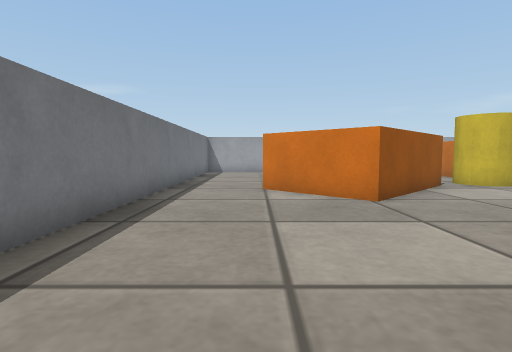
view 1 (above)

16 first-person views from a walk through a robot-simulator world made for Webots. The camera is 0.05 m above the floor, tilts 4° down and sees 80° across. The floor is counted in squares, 0.05 m on a side. Each view is taken from the middle of a square. On the plan, view 1 faces up. The plan holds only what a view shows up to about 12 squares ahead; the rest is blank. Robots are left out. Simple shapes and patterns stand in for the simulator's stock objects.

view 2
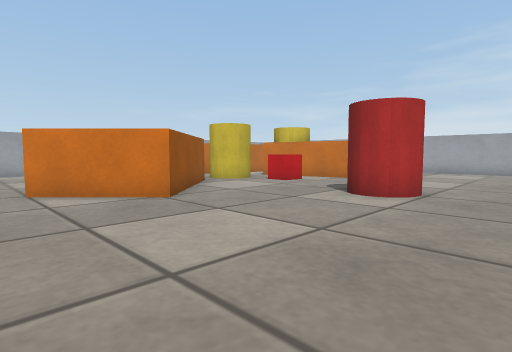

view 3
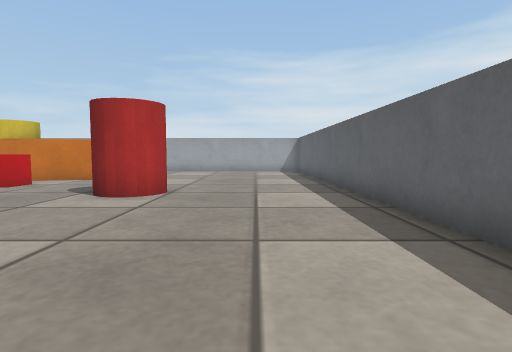

view 4
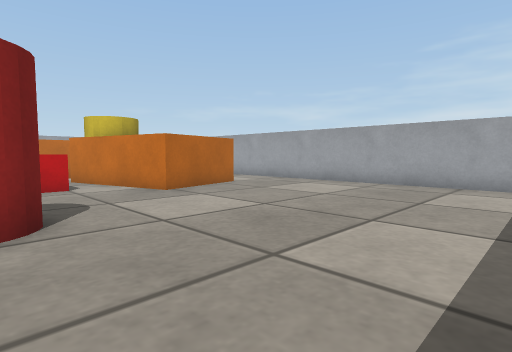

view 5
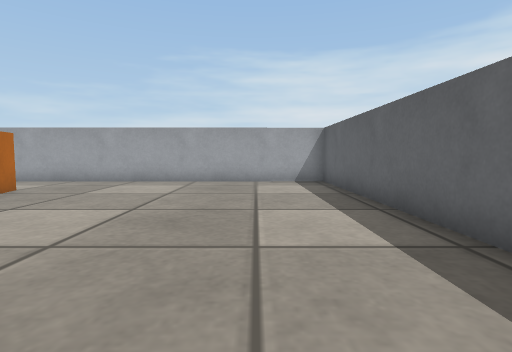

view 6
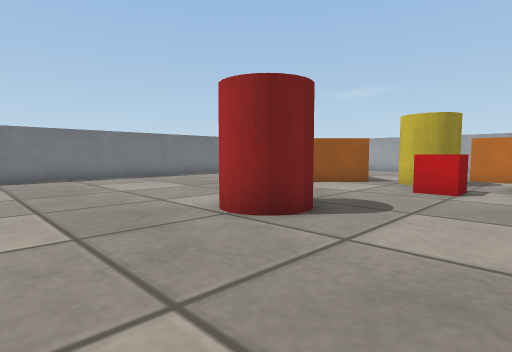

view 7
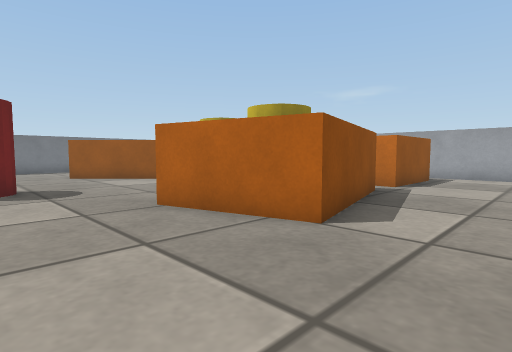

view 8
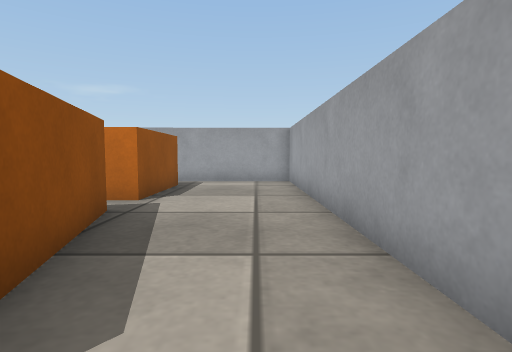

view 9
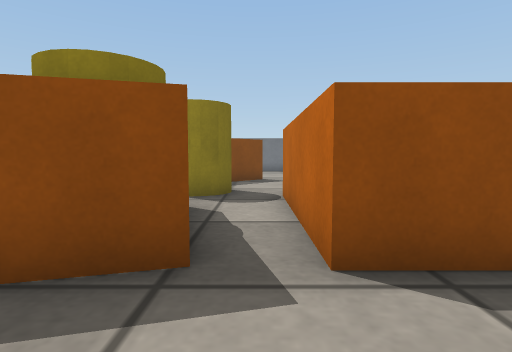

view 10
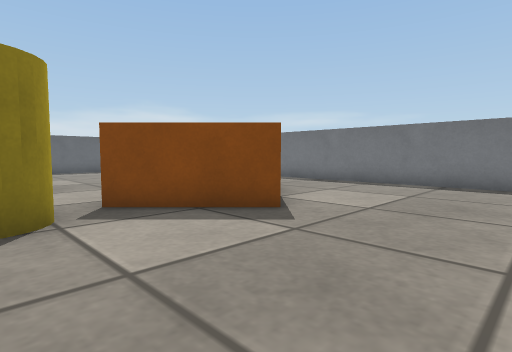

view 11
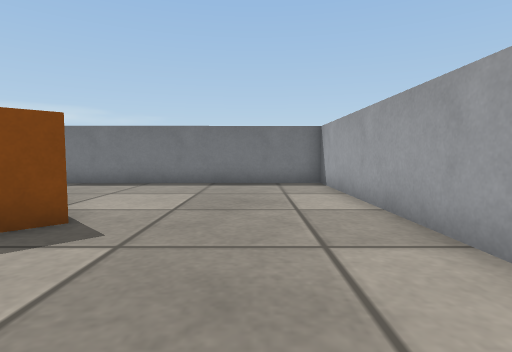

view 12
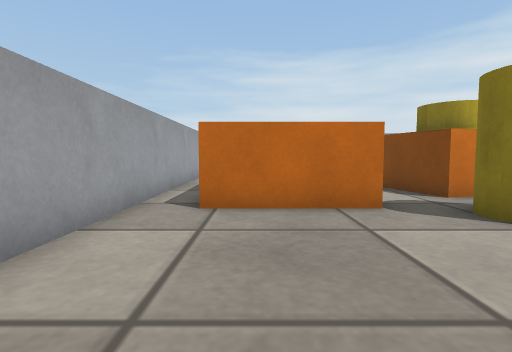

view 13
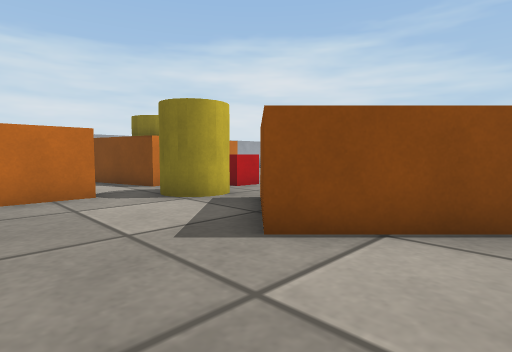

view 14
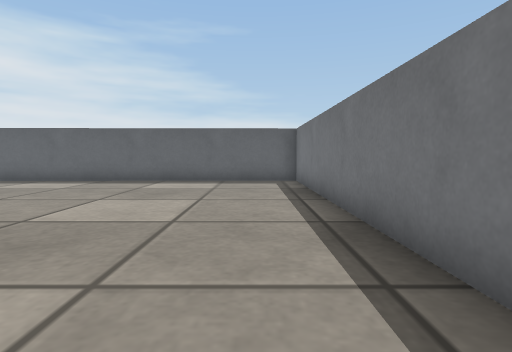

view 15
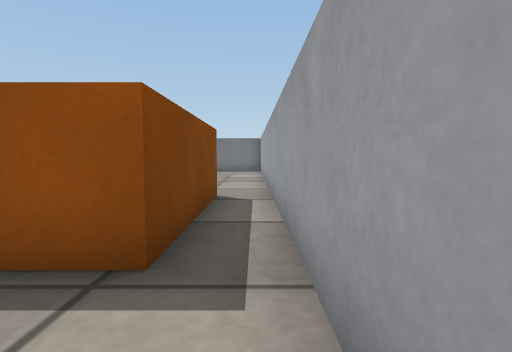

view 16
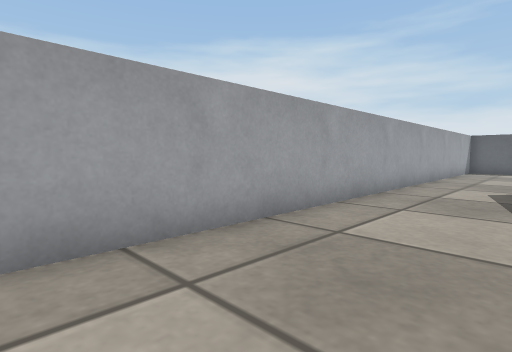

### Floor plan
Key: @ floor where view 1 was taken; # wall or solid block; . floor; J jar; B biscuit box; R red box.
Columns run from 3 left of view 1 to 18 right of it. Each row starts with its distance up from view 1.
 18           ###########
 17 ###########.........#
 16 #...........BBBBB...#
 15 #...........B   B...#
 14 #...........B   B...#
 13 #...........BBBBB...#
 12 #.....BB............#
 11 #....BBBB.JJ..BBB...#
 10 #...BB  BBJJJJ JBB..#
  9 #..BB   B.....JJ B..#
  8 #...BB B...RR.B  B..#
  7 #....BB.......B BB..#
  6 #.............BBB...##
  5 #....................#
  4 #........JJJ.........#
  3 #........JJJ.........#
  2 #....................#
  1 #....................#
  0 #..@.................#
 -1 #....................#
 -2 #....................#
 -3 ######################

Positions as (right, up) in squares from view 1, and headings:
1: (0, 0), facing up
2: (-1, 0), facing up-right
3: (-1, 0), facing right
4: (7, -2), facing up-right
5: (6, 0), facing right
6: (11, -1), facing up-left
7: (17, 3), facing up-left
8: (16, 6), facing up
9: (16, 12), facing left
10: (8, 16), facing down-left
11: (8, 15), facing left
12: (3, 15), facing right
13: (1, 15), facing down-right
14: (-1, 9), facing down
15: (16, 17), facing left
16: (14, 17), facing down-right
